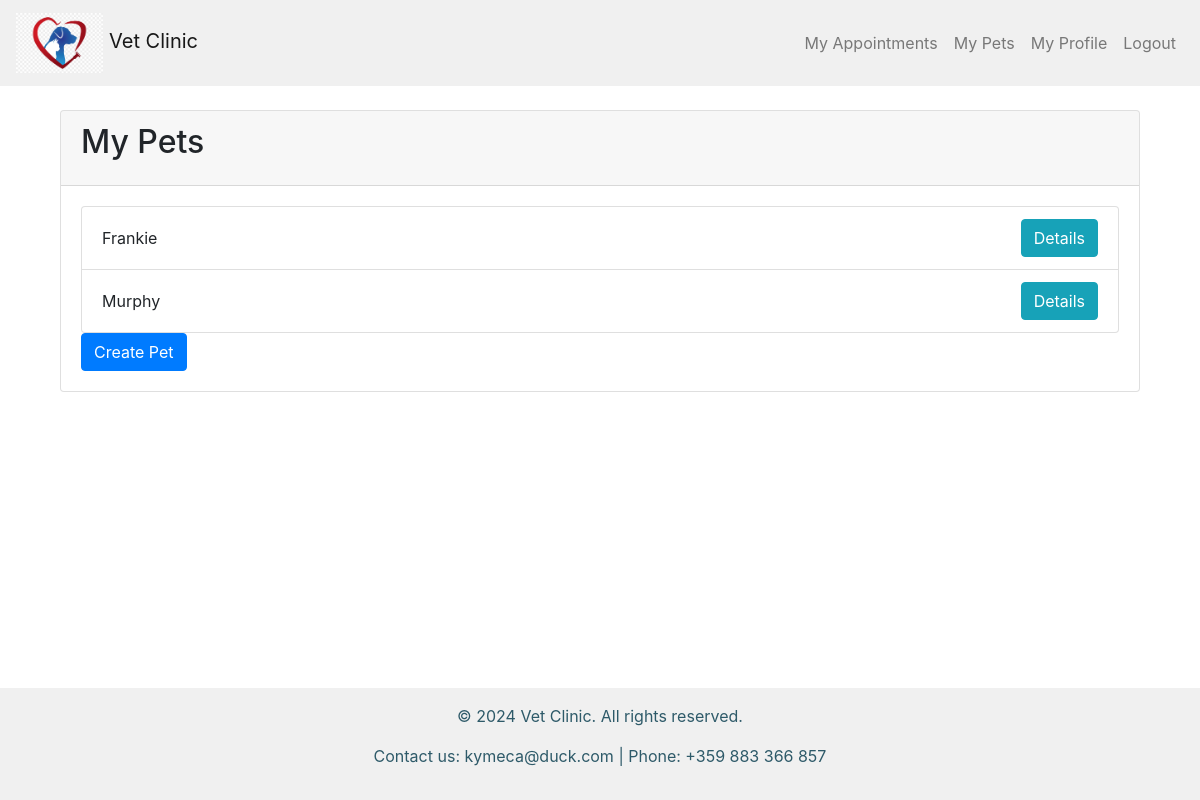
Page /7/my_pets/ (signed in) on the earlier database version.
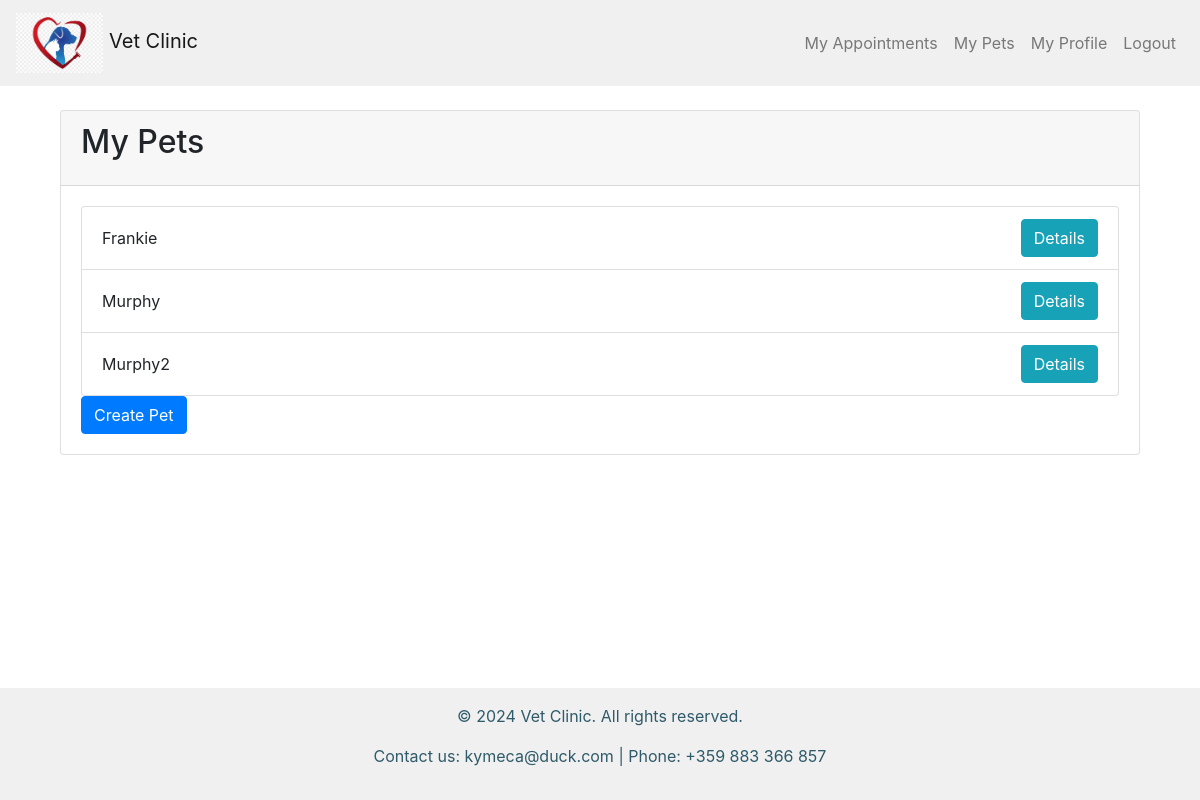
Same page on the later database version.
### vet_clinic/pet_patients/models.py (models this page shows, shortened)
class PetPatient(models.Model):
    MAX_LENGTH_PATIENT_NAME = 50
    MAX_LENGTH_SPECIES_NAME = 25
    MAX_LENGTH_BREED_NAME = 100
    DOG = 'Dog'
    CAT = 'Cat'
    BIRD = 'Bird'
    RABBIT = 'Rabbit'
    HAMSTER = 'Hamster'
    FISH = 'Fish'
    TURTLE = 'Turtle'
    GUINEA_PIG = 'Guinea Pig'
    SNAKE = 'Snake'
    HORSE = 'Horse'
    OTHER = 'Other'
    SPECIES_CHOICES = [
        (DOG, 'Dog'),
        (CAT, 'Cat'),
        (BIRD, 'Bird'),
        (RABBIT, 'Rabbit'),
        (HAMSTER, 'Hamster'),
        (FISH, 'Fish'),
        (TURTLE, 'Turtle'),
        (GUINEA_PIG, 'Guinea Pig'),
        (SNAKE, 'Snake'),
        (HORSE, 'Horse'),
        (OTHER, 'Other'),
    ]
    name = models.CharField(
        max_length=MAX_LENGTH_PATIENT_NAME,
    )
    species = models.CharField(
        max_length=MAX_LENGTH_SPECIES_NAME,
        choices=SPECIES_CHOICES,
    )
    breed = models.CharField(
        max_length=MAX_LENGTH_BREED_NAME,
        null=True,
        blank=True,
    )
    date_of_birth = models.DateField()
    weight = models.FloatField(
        validators=[validate_positive_weight],
    )
    gender = models.CharField(
        max_length=1,
        choices=[
            ('M', 'Male'),
            ('F', 'Female'),
        ],
    )
    color = models.CharField(
        max_length=50,
        null=True,
        blank=True,
    )
    notes = models.TextField(
        blank=True,
    )
    is_active = models.BooleanField(
        default=True,
    )
    user = models.ForeignKey(
        UserModel,
        on_delete=models.CASCADE,
        related_name='pets',
    )
    doctor = models.ForeignKey(
        UserModel,
        on_delete=models.SET_NULL,
        null=True,
        blank=True,
    )

### vet_clinic/web/views.py (the view)
# urls.py: path('<int:pk>/my_pets/', MyPetsView.as_view(), name='my_pets'),
class MyPetsView(views.ListView):
    template_name = 'web/my_pets.html'
    context_object_name = 'pets'
    def get_queryset(self):
        return PetPatient.objects.filter(user=self.request.user)

### templates/web/my_pets.html
{% extends 'base.html' %}
{% block main_content %}
<div class="container mt-4">
    <div class="card">
        <div class="card-header">
            <h2 class="card-title">My Pets</h2>
        </div>
        <div class="card-body">
            {% if pets %}
            <ul class="list-group">
                {% for pet in pets %}
                <li class="list-group-item">
                    <div class="d-flex justify-content-between align-items-center">
                        <span>{{ pet.name }}</span>
                        <div class="btn-group" role="group" aria-label="Pet Actions">
                            <a href="{% url 'detail_pet_patient' pk=pet.pk %}" class="btn btn-info">Details</a>
                        </div>
                    </div>
                </li>
                {% endfor %}
            </ul>
            {% else %}
            <p>You don't have any pets yet.</p>
            {% endif %}
            <a href="{% url 'create_pet_patient' %}" class="btn btn-primary">Create Pet</a>
        </div>
    </div>
</div>
{% endblock %}

Differences in the rows shown:
added PetPatient: name "Murphy2"
